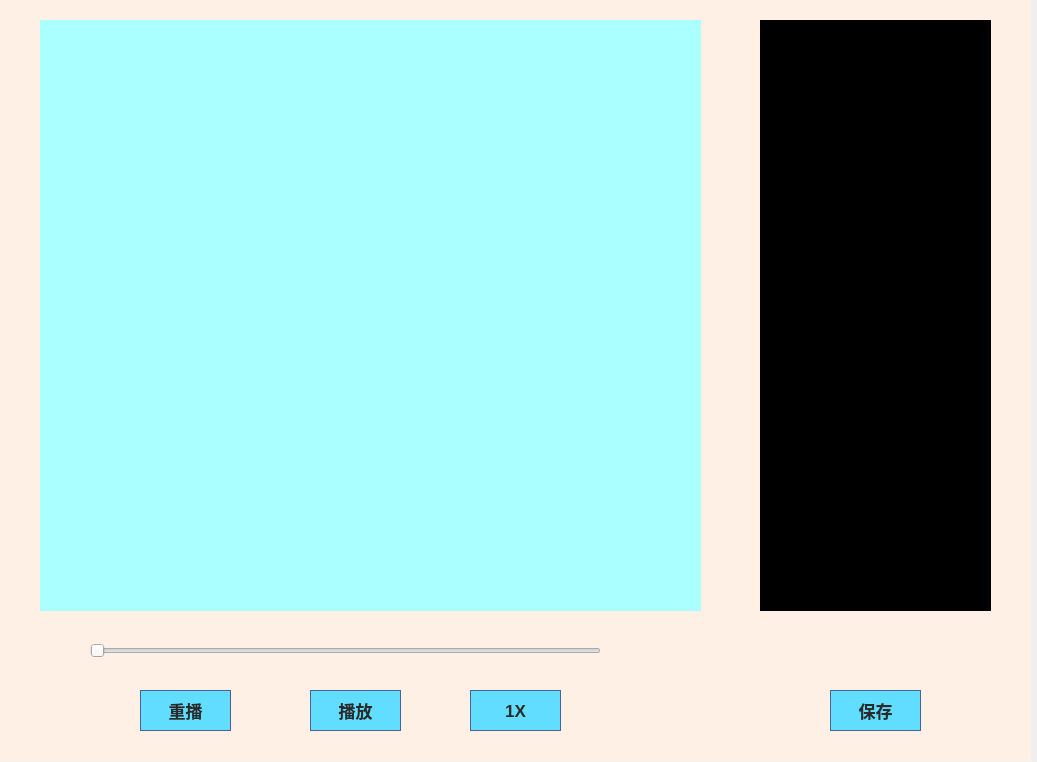
<?xml version="1.0" encoding="UTF-8"?>
<ui version="4.0">
 <class>MainWindow</class>
 <widget class="QMainWindow" name="MainWindow">
  <property name="geometry">
   <rect>
    <x>0</x>
    <y>0</y>
    <width>1037</width>
    <height>762</height>
   </rect>
  </property>
  <property name="windowTitle">
   <string>MainWindow</string>
  </property>
  <widget class="QWidget" name="centralwidget">
   <widget class="QLabel" name="background">
    <property name="geometry">
     <rect>
      <x>0</x>
      <y>0</y>
      <width>1031</width>
      <height>761</height>
     </rect>
    </property>
    <property name="styleSheet">
     <string notr="true">background-color: rgb(255, 240, 229);</string>
    </property>
    <property name="text">
     <string/>
    </property>
   </widget>
   <widget class="QWidget" name="widget" native="true">
    <property name="geometry">
     <rect>
      <x>40</x>
      <y>20</y>
      <width>661</width>
      <height>591</height>
     </rect>
    </property>
    <property name="styleSheet">
     <string notr="true">background-color: rgb(170, 255, 255);
</string>
    </property>
   </widget>
   <widget class="QLabel" name="infoLabel">
    <property name="geometry">
     <rect>
      <x>760</x>
      <y>20</y>
      <width>231</width>
      <height>591</height>
     </rect>
    </property>
    <property name="styleSheet">
     <string notr="true">background-color: rgb(0, 0, 0);</string>
    </property>
    <property name="text">
     <string/>
    </property>
   </widget>
   <widget class="QSlider" name="progressSlider">
    <property name="geometry">
     <rect>
      <x>90</x>
      <y>640</y>
      <width>511</width>
      <height>22</height>
     </rect>
    </property>
    <property name="orientation">
     <enum>Qt::Horizontal</enum>
    </property>
   </widget>
   <widget class="QPushButton" name="playButton">
    <property name="geometry">
     <rect>
      <x>310</x>
      <y>690</y>
      <width>91</width>
      <height>41</height>
     </rect>
    </property>
    <property name="styleSheet">
     <string notr="true">QPushButton{
	height:40px;
	border:1px solid #4e6096;
	background-color: rgb(155, 255, 189);
	color:#2a2a2a;
	background-color:#61ddff;
	font-family:&quot;微软雅黑&quot;;
	font-size:17px;
	font-weight:bold;
	-moz-border-radius:10px;
}
QPushButton:hover{
	background-color:#2e9eff;
	border:1px solid #1569bd;
	color:#ecff3d;
}</string>
    </property>
    <property name="text">
     <string>播放</string>
    </property>
   </widget>
   <widget class="QPushButton" name="speedButton">
    <property name="geometry">
     <rect>
      <x>470</x>
      <y>690</y>
      <width>91</width>
      <height>41</height>
     </rect>
    </property>
    <property name="styleSheet">
     <string notr="true">QPushButton{
	height:40px;
	border:1px solid #4e6096;
	background-color: rgb(155, 255, 189);
	color:#2a2a2a;
	background-color:#61ddff;
	font-family:&quot;微软雅黑&quot;;
	font-size:17px;
	font-weight:bold;
	-moz-border-radius:10px;
}
QPushButton:hover{
	background-color:#2e9eff;
	border:1px solid #1569bd;
	color:#ecff3d;
}</string>
    </property>
    <property name="text">
     <string>1X</string>
    </property>
   </widget>
   <widget class="QPushButton" name="replayButton">
    <property name="geometry">
     <rect>
      <x>140</x>
      <y>690</y>
      <width>91</width>
      <height>41</height>
     </rect>
    </property>
    <property name="styleSheet">
     <string notr="true">QPushButton{
	height:40px;
	border:1px solid #4e6096;
	background-color: rgb(155, 255, 189);
	color:#2a2a2a;
	background-color:#61ddff;
	font-family:&quot;微软雅黑&quot;;
	font-size:17px;
	font-weight:bold;
	-moz-border-radius:10px;
}
QPushButton:hover{
	background-color:#2e9eff;
	border:1px solid #1569bd;
	color:#ecff3d;
}</string>
    </property>
    <property name="text">
     <string>重播</string>
    </property>
   </widget>
   <widget class="QPushButton" name="saveButton">
    <property name="geometry">
     <rect>
      <x>830</x>
      <y>690</y>
      <width>91</width>
      <height>41</height>
     </rect>
    </property>
    <property name="styleSheet">
     <string notr="true">QPushButton{
	height:40px;
	border:1px solid #4e6096;
	background-color: rgb(155, 255, 189);
	color:#2a2a2a;
	background-color:#61ddff;
	font-family:&quot;微软雅黑&quot;;
	font-size:17px;
	font-weight:bold;
	-moz-border-radius:10px;
}
QPushButton:hover{
	background-color:#2e9eff;
	border:1px solid #1569bd;
	color:#ecff3d;
}</string>
    </property>
    <property name="text">
     <string>保存</string>
    </property>
   </widget>
  </widget>
 </widget>
 <resources/>
 <connections/>
</ui>
